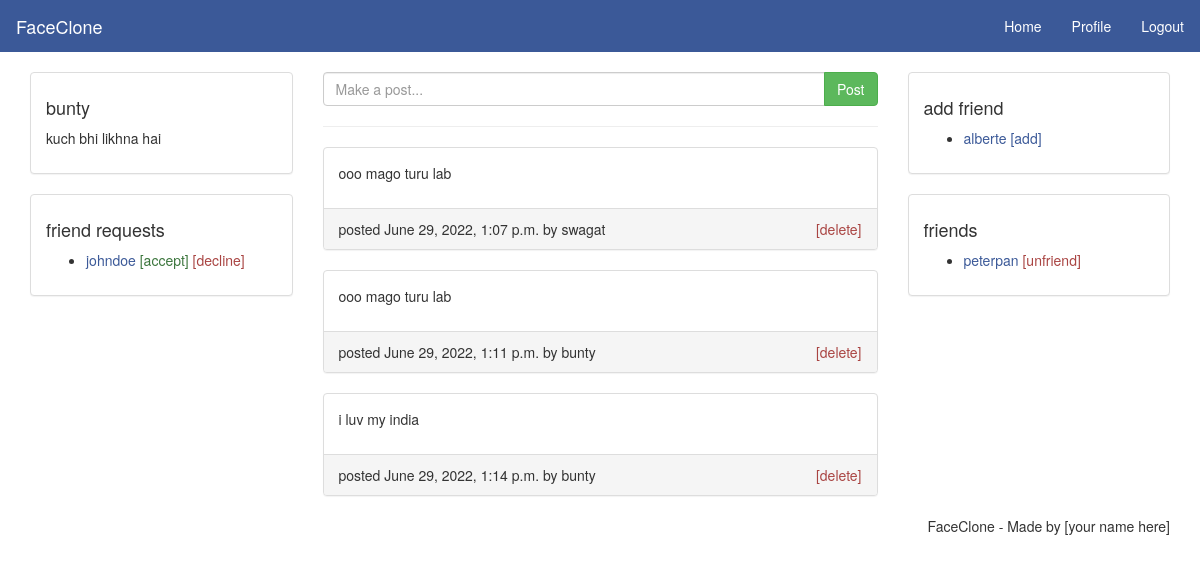
The app's page /Home (signed in) with its own data.
### social/models.py (models this page shows, shortened)
class UserProfile(models.Model):
    user = models.OneToOneField(User,on_delete=models.CASCADE)
    loc = models.CharField(max_length=20,blank=True)
    bio = models.TextField(max_length=300,blank=True)
    img = models.ImageField(upload_to='pics',default='avatar.png')

class UserPost(models.Model):
     user = models.ForeignKey(User,on_delete=models.CASCADE)
     post = models.TextField(max_length=300,blank=False)
     date = models.DateTimeField(auto_now_add=True)

### social/views.py (the view)
# urls.py: 2. Add a URL to urlpatterns:  path('', Home.as_view(), name='home')
@login_required(login_url='index')
def Home(request):
    user = request.user
    context = {'user':user}
    posts = UserPost.objects.all()
    context.update({"posts":posts})
    return  render(request,"Home.html",context)

### templates/home.html (shortened to what this page needs)
{% load static %}
<!DOCTYPE html>
<html>
<head>
  <link rel="stylesheet" type="text/css" href="{% static "css/bootstrap.min.css" %}">
  <link rel="stylesheet" type="text/css" href="{% static "css/style.css" %}">
</head>
<body>
  <nav class="navbar navbar-default">
    <div class="container-fluid">
      <div class="navbar-header">
        <a class="navbar-brand" href="{% url 'index' %}">FaceClone</a>
      </div>
      <ul class="nav navbar-nav navbar-right">
        <li><a href="{% url 'home' %}">Home</a></li>
        <li><a href="{% url 'profile' %}">Profile</a></li>
        <li><a href="{% url 'logout' %}">Logout</a></li>
      </ul>
    </div>
  </nav>
  <main class="container">
    <div class="row">
      <div class="col-md-3">
        <div class="panel panel-default">
          <div class="panel-body">
            <h4>{{user.username}}</h4>
            <p>{{user.userprofile.bio}}</p>
          </div>
        </div>
        <div class="panel panel-default">
          <div class="panel-body">
            <h4>friend requests</h4>
            <ul>
              <li>
                <a href="#">johndoe</a>
                <a class="text-success" href="#">[accept]</a>
                <a class="text-danger" href="#">[decline]</a>
              </li>
            </ul>
          </div>
        </div>
      </div>
      <div class="col-md-6">
        <form method="post" action="{% url 'addpost' %}">
          <div class="input-group">
            <input class="form-control" type="text" name="content" placeholder="Make a post...">
            <span class="input-group-btn">
              <button class="btn btn-success" type="submit" name="post">Post</button>
            </span>
          </div>
        </form><hr>
        <div>
          {% for post in posts %}
          <div class="panel panel-default">
            <div class="panel-body">
              <p>{{post.post}}</p>
            </div>
            <div class="panel-footer">
              <span>posted {{post.date}} by {{post.user.username}}</span>
              <span class="pull-right"><a class="text-danger" href="#">[delete]</a></span>
            </div>
          </div>
          {% endfor %}
        </div>
      </div>
      <div class="col-md-3">
        <div class="panel panel-default">
          <div class="panel-body">
            <h4>add friend</h4>
            <ul>
              <li>
                <a href="#">alberte</a>
                <a href="#">[add]</a>
              </li>
            </ul>
          </div>
        </div>
        <div class="panel panel-default">
          <div class="panel-body">
            <h4>friends</h4>
            <ul>
              <li>
                <a href="#">peterpan</a>
                <a class="text-danger" href="#">[unfriend]</a>
              </li>
            </ul>
          </div>
        </div>
      </div>
    </div>
  </main>
  <footer class="container text-center">
    <ul class="nav nav-pills pull-right">
      <li>FaceClone - Made by [your name here]</li>
    </ul>
  </footer>
</body>
</html>

### static/css/style.css (style rules this page uses)
a { color: #3b5998; }
.navbar { -webkit-border-radius: 0; -moz-border-radius: 0; border-radius: 0; }
.navbar-default { background-color: #3b5998; border-color: #3b5998; }
.navbar-default .navbar-brand { color: #fff; }
.navbar-default .navbar-nav>li>a { color: #fff; }

### records on screen
UserPost: post "ooo mago turu lab", date "June 29, 2022, 1:07 p.m.", user.username "swagat"
UserPost: post "ooo mago turu lab", date "June 29, 2022, 1:11 p.m.", user.username "bunty"
UserPost: post "i luv my india", date "June 29, 2022, 1:14 p.m.", user.username "bunty"

### other values on screen
{{ user.username }} "bunty"
{{ user.userprofile.bio }} "kuch bhi likhna hai"
